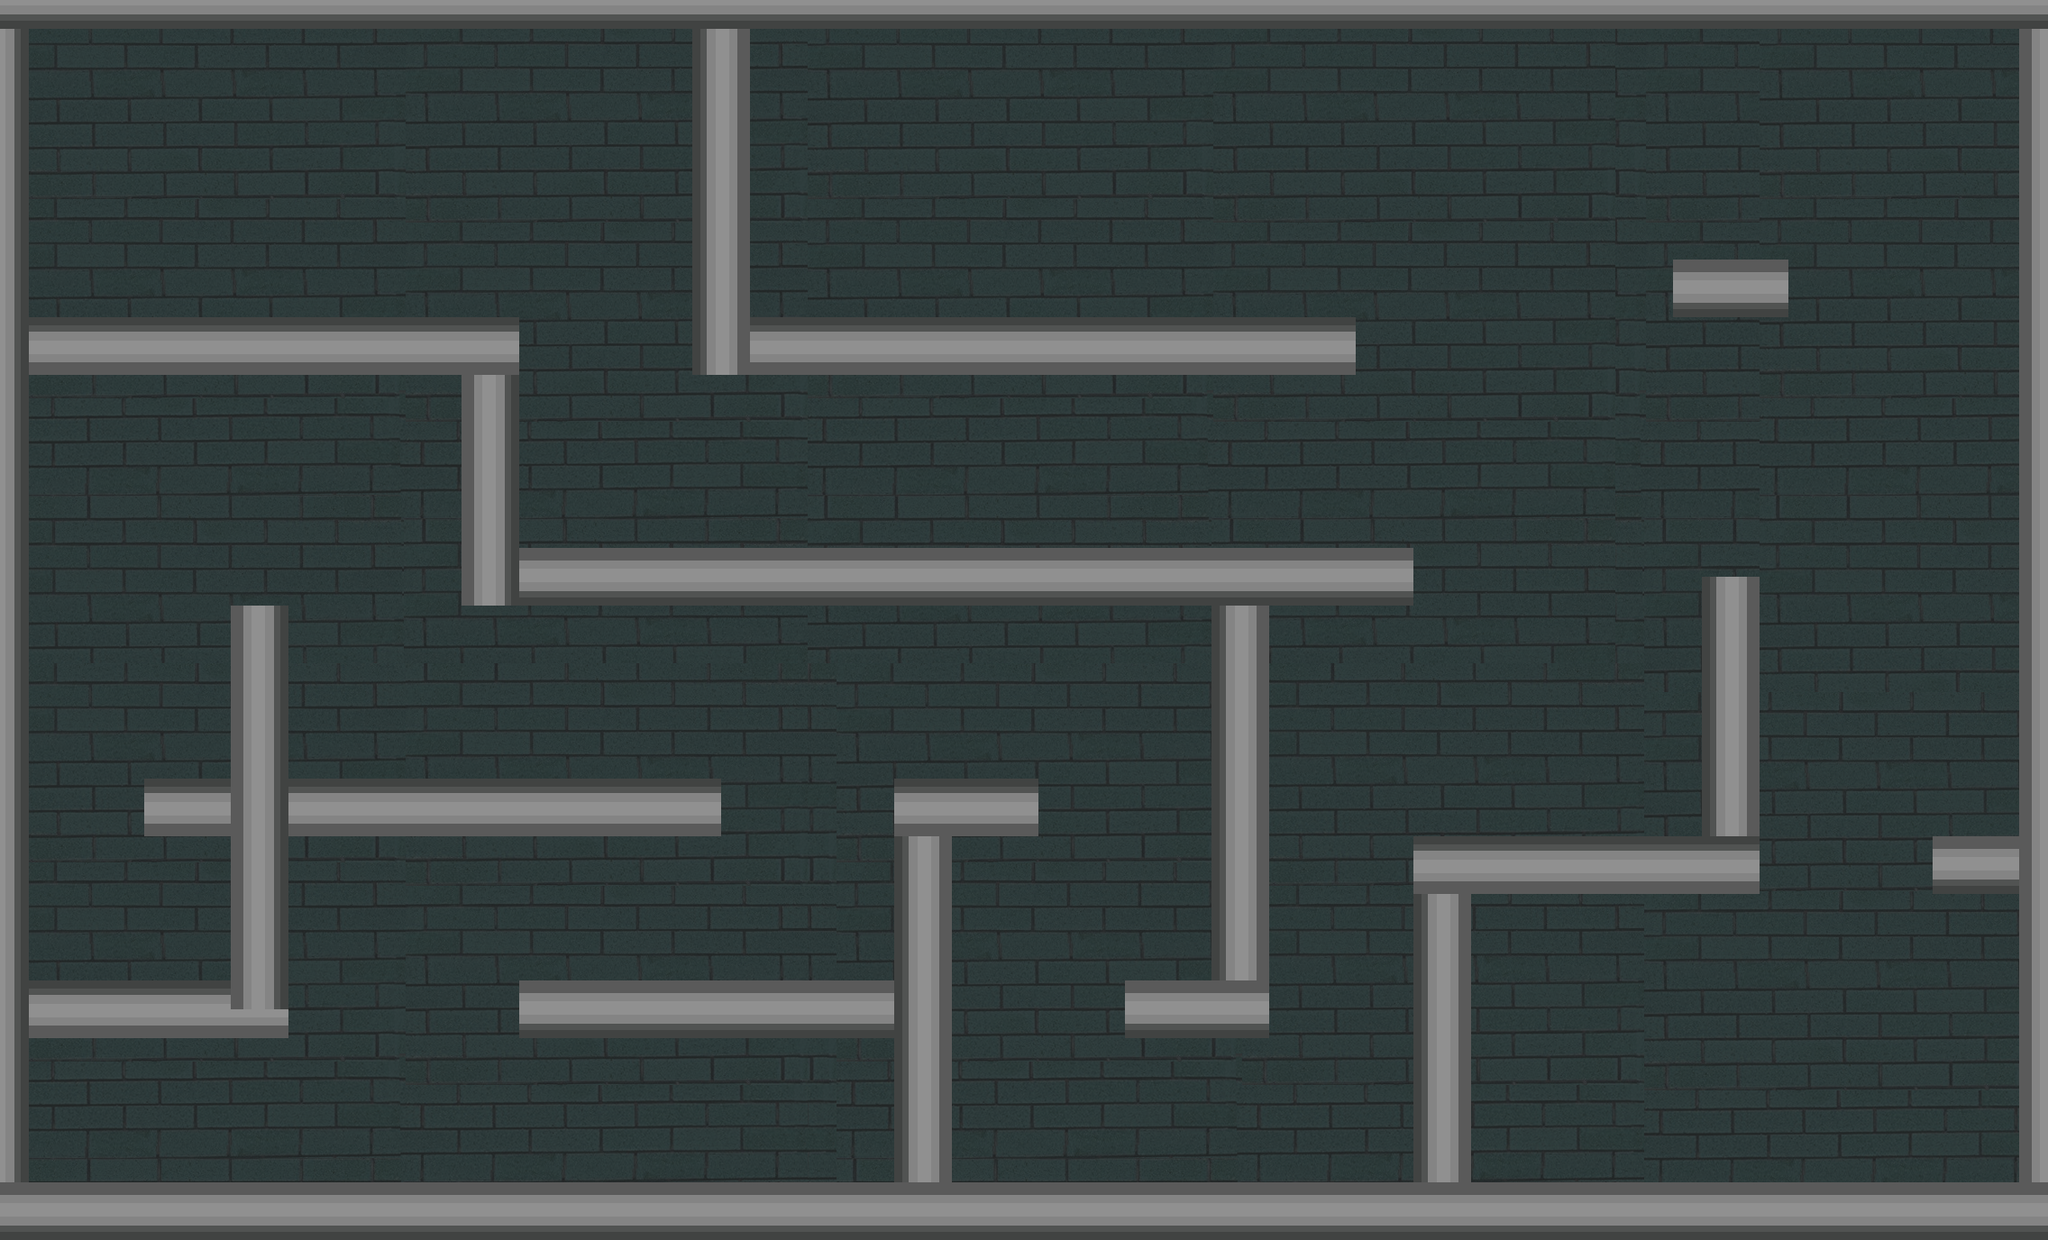

A level layout from a 2D game, rendered from its tile map. Below: a short description, then the map file with tile-grid data replaced by summaries:
An orthogonal 71x43 tile map with 32x32 px tiles, 2 tile layers (fondo, plataforma), 2 tilesets and 11 objects (4x bomba, 4x estrella, jugador, salida, estrellla).

<map version="1.10" tiledversion="1.10.1" orientation="orthogonal" renderorder="right-down" width="71" height="43" tilewidth="32" tileheight="32" infinite="0" nextlayerid="4" nextobjectid="14">
 <editorsettings>
  <export target="nivel3.json" format="json" />
 </editorsettings>
 <tileset firstgid="1" name="sky" tilewidth="32" tileheight="32" tilecount="700" columns="28">
  <image source="../images/sky.png" width="897" height="800" />
 </tileset>
 <tileset firstgid="701" name="plataforma" tilewidth="32" tileheight="32" tilecount="24" columns="12">
  <transformations hflip="1" vflip="1" rotate="0" preferuntransformed="0" />
  <properties>
   <property name="colision" type="bool" value="true" />
  </properties>
  <image source="../images/plataforma.jpg" width="387" height="84" />
  <tile id="0">
   <properties>
    <property name="colision" type="bool" value="true" />
   </properties>
  </tile>
  <tile id="1">
   <properties>
    <property name="colision" type="bool" value="true" />
   </properties>
  </tile>
  <tile id="2">
   <properties>
    <property name="colision" type="bool" value="true" />
   </properties>
  </tile>
  <tile id="3">
   <properties>
    <property name="colision" type="bool" value="true" />
   </properties>
  </tile>
  <tile id="4">
   <properties>
    <property name="colision" type="bool" value="true" />
   </properties>
  </tile>
  <tile id="5">
   <properties>
    <property name="colision" type="bool" value="true" />
   </properties>
  </tile>
  <tile id="6">
   <properties>
    <property name="colision" type="bool" value="true" />
   </properties>
  </tile>
  <tile id="7">
   <properties>
    <property name="colision" type="bool" value="true" />
   </properties>
  </tile>
  <tile id="8">
   <properties>
    <property name="colision" type="bool" value="true" />
   </properties>
  </tile>
  <tile id="9">
   <properties>
    <property name="colision" type="bool" value="true" />
   </properties>
  </tile>
  <tile id="10">
   <properties>
    <property name="colision" type="bool" value="true" />
   </properties>
  </tile>
  <tile id="11">
   <properties>
    <property name="colision" type="bool" value="true" />
   </properties>
  </tile>
  <tile id="12">
   <properties>
    <property name="colision" type="bool" value="true" />
   </properties>
  </tile>
  <tile id="13">
   <properties>
    <property name="colision" type="bool" value="true" />
   </properties>
  </tile>
  <tile id="14">
   <properties>
    <property name="colision" type="bool" value="true" />
   </properties>
  </tile>
  <tile id="15">
   <properties>
    <property name="colision" type="bool" value="true" />
   </properties>
  </tile>
  <tile id="16">
   <properties>
    <property name="colision" type="bool" value="true" />
   </properties>
  </tile>
  <tile id="17">
   <properties>
    <property name="colision" type="bool" value="true" />
   </properties>
  </tile>
  <tile id="18">
   <properties>
    <property name="colision" type="bool" value="true" />
   </properties>
  </tile>
  <tile id="19">
   <properties>
    <property name="colision" type="bool" value="true" />
   </properties>
  </tile>
  <tile id="20">
   <properties>
    <property name="colision" type="bool" value="true" />
   </properties>
  </tile>
  <tile id="21">
   <properties>
    <property name="colision" type="bool" value="true" />
   </properties>
  </tile>
  <tile id="22">
   <properties>
    <property name="colision" type="bool" value="true" />
   </properties>
  </tile>
  <tile id="23">
   <properties>
    <property name="colision" type="bool" value="true" />
   </properties>
  </tile>
 </tileset>
 <layer id="1" name="fondo" width="71" height="43">
  <data>[3053 cells, 3053 non-empty, 658 distinct tile ids]</data>
 </layer>
 <layer id="2" name="plataforma" width="71" height="43">
  <properties>
   <property name="colision" type="bool" value="true" />
  </properties>
  <data>[3053 cells, 723 non-empty, 24 distinct tile ids]</data>
 </layer>
 <objectgroup id="3" name="objetos">
  <object id="1" name="jugador" x="1016" y="304">
   <point />
  </object>
  <object id="2" name="salida" x="2108" y="1240">
   <point />
  </object>
  <object id="3" name="bomba" x="239.758" y="181.394">
   <point />
  </object>
  <object id="4" name="estrellla" x="111.15" y="1053.88">
   <point />
  </object>
  <object id="9" name="bomba" x="2194.24" y="130.061">
   <point />
  </object>
  <object id="5" name="estrella" x="1918.3" y="244.727">
   <point />
  </object>
  <object id="6" name="estrella" x="92.24" y="270.424">
   <point />
  </object>
  <object id="7" name="estrella" x="1057.76" y="848.485">
   <point />
  </object>
  <object id="8" name="estrella" x="136.849" y="1286.12">
   <point />
  </object>
  <object id="10" name="bomba" x="470" y="504">
   <point />
  </object>
  <object id="11" name="bomba" x="1506" y="488">
   <point />
  </object>
 </objectgroup>
</map>
